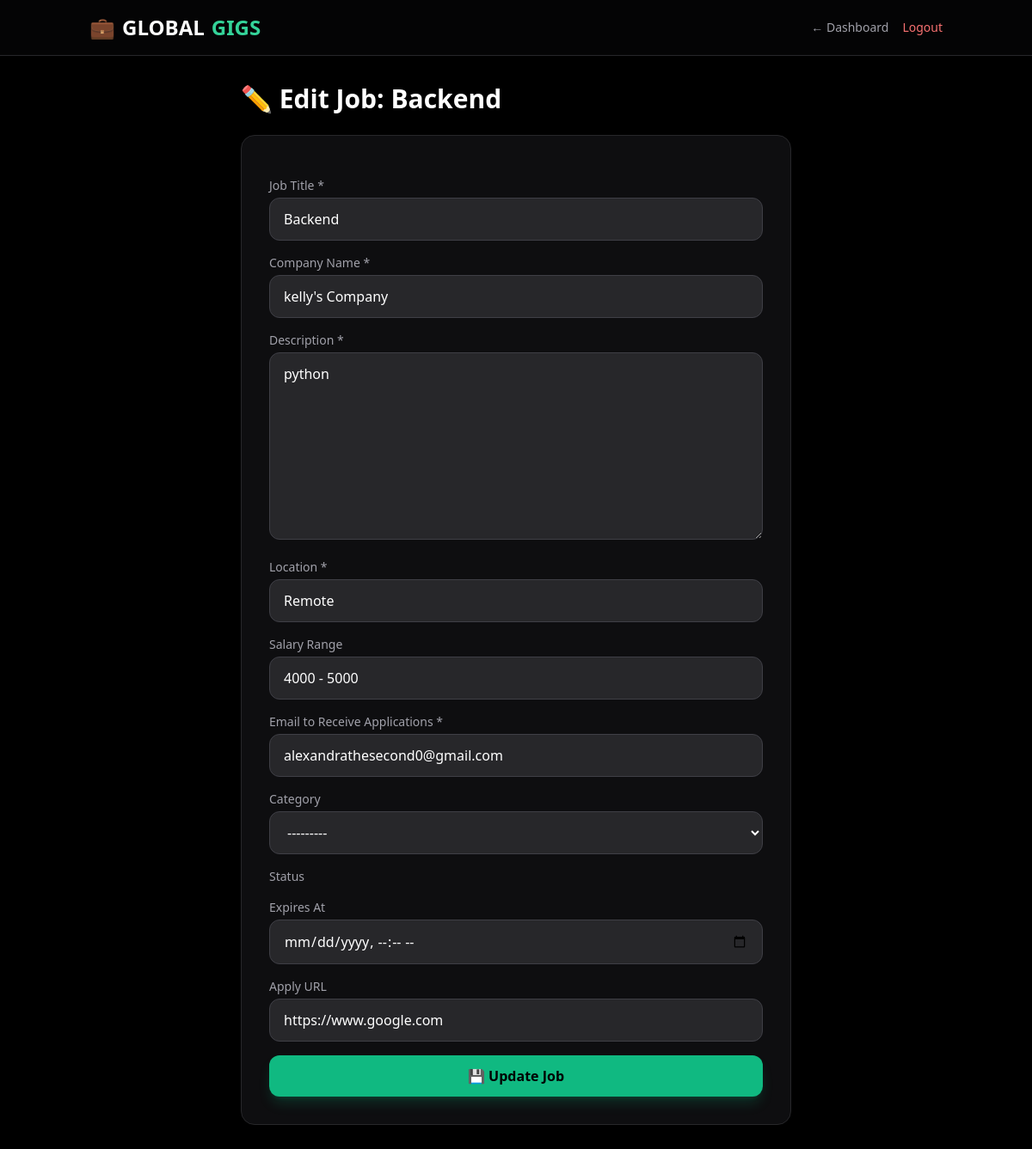
The app's page /dashboard/edit-job/3/ (signed in) with its own data.
### jobs/models.py (models this page shows, shortened)
class EmployerJob(models.Model):
    STATUS_CHOICES = [
        ('active', 'Active'),
        ('paused', 'Paused'),
        ('filled', 'Filled'),
        ('expired', 'Expired'),
    ]
    employer = models.ForeignKey(
        User,
        on_delete=models.CASCADE,
        related_name='posted_jobs'
    )
    title = models.CharField(max_length=200)
    company_name = models.CharField(max_length=200)
    description = models.TextField()
    location = models.CharField(max_length=200)
    salary_range = models.CharField(max_length=100, blank=True)
    apply_url = models.URLField(blank=True)
    email_to_receive_applications = models.EmailField()
    category = models.ForeignKey(
        JobCategory,
        on_delete=models.SET_NULL,
        null=True,
        blank=True,
        related_name='employer_jobs'
    )
    status = models.CharField(max_length=20, choices=STATUS_CHOICES, default='active')
    created_at = models.DateTimeField(auto_now_add=True)
    updated_at = models.DateTimeField(auto_now=True)
    expires_at = models.DateTimeField(null=True, blank=True)
    views_count = models.IntegerField(default=0)
    applications_count = models.IntegerField(default=0)
    class Meta:
        verbose_name_plural = "Employer Jobs"
        ordering = ['-created_at']

### jobs/views.py (the view)
# urls.py: path('dashboard/edit-job/<int:job_id>/', views.edit_job, name='edit_job'),
@login_required
def edit_job(request, job_id):
    job = get_object_or_404(EmployerJob, id=job_id, employer=request.user)
    if request.method == 'POST':
        edit_job_form = EmployerJobForm(request.POST, instance=job)
        if edit_job_form.is_valid():
            edit_job_form.save()
            messages.success(request, f'✅ Job "{job.title}" updated successfully!')
            return redirect('dashboard')
    else:
        edit_job_form = EmployerJobForm(instance=job)
    return render(request, 'jobs/edit_job.html', {
        'edit_job_form': edit_job_form,
        'job': job,
        'categories': JobCategory.objects.all()
    })

### jobs/templates/jobs/edit_job.html (shortened to what this page needs)
<!DOCTYPE html>
<html lang="en">
<head>
    <script src="https://cdn.tailwindcss.com"></script>
</head>
<body class="bg-black text-zinc-100 min-h-screen">
    <header class="border-b border-zinc-800 bg-zinc-950/50 backdrop-blur sticky top-0 z-50">
        <div class="max-w-5xl mx-auto px-4 h-16 flex items-center justify-between">
            <a href="/" class="flex items-center gap-2 font-black text-2xl text-white">
                <span class="text-emerald-500">💼</span> GLOBAL<span class="text-emerald-400">GIGS</span>
            </a>
            <div class="flex items-center gap-4">
                <a href="{% url 'dashboard' %}" class="text-sm text-zinc-400 hover:text-white transition">← Dashboard</a>
                <a href="{% url 'logout' %}" class="text-sm text-red-400 hover:text-red-300 transition">Logout</a>
            </div>
        </div>
    </header>
    <main class="max-w-2xl mx-auto px-4 py-8">
        <h2 class="text-3xl font-black text-white mb-6">✏️ Edit Job: {{ job.title }}</h2>
        <form method="POST" class="space-y-4 bg-zinc-900/60 border border-zinc-800 rounded-2xl p-8">
            <div>
                <label class="block text-zinc-400 text-sm font-medium mb-1">Job Title *</label>
                {{ edit_job_form.title }}
            </div>
            <div>
                <label class="block text-zinc-400 text-sm font-medium mb-1">Company Name *</label>
                {{ edit_job_form.company_name }}
            </div>
            <div>
                <label class="block text-zinc-400 text-sm font-medium mb-1">Description *</label>
                {{ edit_job_form.description }}
            </div>
            <div>
                <label class="block text-zinc-400 text-sm font-medium mb-1">Location *</label>
                {{ edit_job_form.location }}
            </div>
            <div>
                <label class="block text-zinc-400 text-sm font-medium mb-1">Salary Range</label>
                {{ edit_job_form.salary_range }}
            </div>
            <div>
                <label class="block text-zinc-400 text-sm font-medium mb-1">Email to Receive Applications *</label>
                {{ edit_job_form.email_to_receive_applications }}
            </div>
            <div>
                <label class="block text-zinc-400 text-sm font-medium mb-1">Category</label>
                {{ edit_job_form.category }}
            </div>
            <div>
                <label class="block text-zinc-400 text-sm font-medium mb-1">Status</label>
            </div>
            <div>
                <label class="block text-zinc-400 text-sm font-medium mb-1">Expires At</label>
                {{ edit_job_form.expires_at }}
            </div>
            <div>
                <label class="block text-zinc-400 text-sm font-medium mb-1">Apply URL</label>
                {{ edit_job_form.apply_url }}
            </div>
            <button type="submit" class="w-full px-6 py-3 bg-emerald-500 hover:bg-emerald-600 text-black font-bold rounded-xl transition shadow-lg shadow-emerald-500/20">
                💾 Update Job
            </button>
        </form>
    </main>
</body>
</html>

### records on screen
EmployerJob: title "Backend", company_name "kelly's Company", description "python", location "Remote", salary_range "4000 - 5000", email_to_receive_applications "alexandrathesecond0@gmail.com", category "---------", apply_url "https://www.google.com"
